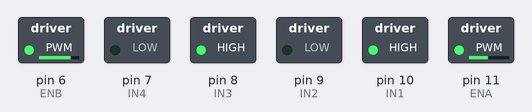
Simulated run of this sketch. Board: Arduino Uno, built with avr-gcc and run on an emulated ATmega328P. Shown: switched loads named in the sketch (green lamp = pin HIGH).

Above: at 0.1 s.
Timing chart, 0 to 1.6 s (numbered marks = the images above):
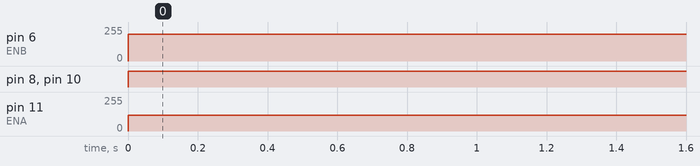

Measured:
- by itself, pin 6 (ENB): 0/255 → 200/255 at 0.00 s
- by itself, pin 8 (IN3), pin 10 (IN1): LOW → HIGH at 0.00 s
- by itself, pin 11 (ENA): 0/255 → 120/255 at 0.00 s

The sketch:

sketch_apr25c.ino
```cpp
// Motor A
int ENA = 11;
int IN1 = 10;
int IN2 = 9;
// Motor B
int IN3 = 8;
int IN4 = 7;
int ENB = 6;

void setup() {
// put your setup code here, to run once: Serial.begin(9600);
pinMode(ENA, OUTPUT);
pinMode(ENB, OUTPUT);
pinMode(IN1, OUTPUT);
pinMode(IN2, OUTPUT);
pinMode(IN3, OUTPUT);
pinMode(IN4, OUTPUT);
}

void loop() {
//////////////////////////////////////////
// Set Motor A Direction
digitalWrite(IN1, HIGH);
digitalWrite(IN2, LOW);
// Enable Motor A - Use PWM for Speed
//digitalWrite(ENA, LOW);
analogWrite(ENA, 120);
//////////////////////////////////////////
// Set Motor B Direction
digitalWrite(IN3, HIGH);
digitalWrite(IN4, LOW);
// Enable Motor B - Use PWM for Speed
//digitalWrite(ENB, HIGH);
analogWrite(ENB, 200);
////////////////////////////////////////////
}
```
